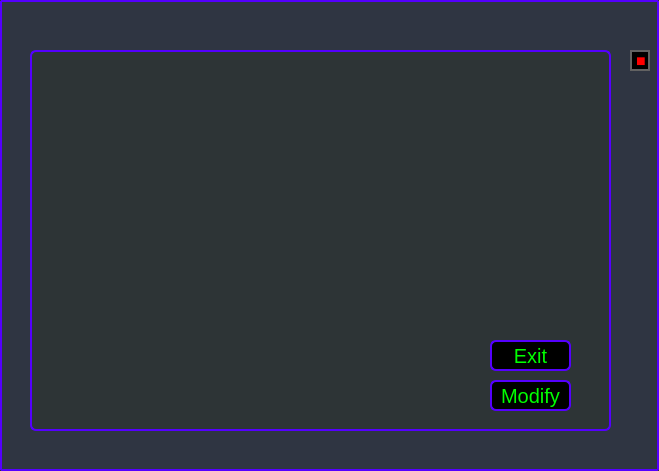
<?xml version="1.0" encoding="UTF-8"?>
<ui version="4.0">
 <class>Input</class>
 <widget class="QWidget" name="Input">
  <property name="geometry">
   <rect>
    <x>0</x>
    <y>0</y>
    <width>659</width>
    <height>471</height>
   </rect>
  </property>
  <property name="windowTitle">
   <string>Form</string>
  </property>
  <property name="styleSheet">
   <string notr="true">background-color:#2f3542;
border-radius: 1px;
font: 9pt &quot;Arial&quot;;
font-size: 20px;
border: 2px solid rgb(85, 0, 255);</string>
  </property>
  <widget class="QTextEdit" name="textEdit">
   <property name="enabled">
    <bool>true</bool>
   </property>
   <property name="geometry">
    <rect>
     <x>30</x>
     <y>50</y>
     <width>581</width>
     <height>381</height>
    </rect>
   </property>
   <property name="styleSheet">
    <string notr="true">border-radius: 6px;
font: 9pt &quot;Arial&quot;;
font-size: 20px;
border: 2px solid rgb(85, 0, 255);
background-color: #2d3436;
color:#00cec9</string>
   </property>
   <property name="html">
    <string>&lt;!DOCTYPE HTML PUBLIC &quot;-//W3C//DTD HTML 4.0//EN&quot; &quot;http://www.w3.org/TR/REC-html40/strict.dtd&quot;&gt;
&lt;html&gt;&lt;head&gt;&lt;meta name=&quot;qrichtext&quot; content=&quot;1&quot; /&gt;&lt;style type=&quot;text/css&quot;&gt;
p, li { white-space: pre-wrap; }
&lt;/style&gt;&lt;/head&gt;&lt;body style=&quot; font-family:'Arial'; font-size:20px; font-weight:400; font-style:normal;&quot;&gt;
&lt;p style=&quot;-qt-paragraph-type:empty; margin-top:0px; margin-bottom:0px; margin-left:0px; margin-right:0px; -qt-block-indent:0; text-indent:0px;&quot;&gt;&lt;br /&gt;&lt;/p&gt;&lt;/body&gt;&lt;/html&gt;</string>
   </property>
  </widget>
  <widget class="QPushButton" name="InputCode">
   <property name="geometry">
    <rect>
     <x>490</x>
     <y>380</y>
     <width>81</width>
     <height>31</height>
    </rect>
   </property>
   <property name="styleSheet">
    <string notr="true">border-radius: 6px;
font: 9pt &quot;Arial&quot;;
font-size: 20px;
border: 2px solid rgb(85, 0, 255);
background-color: #000000;
color: #00FF00;</string>
   </property>
   <property name="text">
    <string>Modify</string>
   </property>
  </widget>
  <widget class="QPushButton" name="ExitBtn">
   <property name="geometry">
    <rect>
     <x>490</x>
     <y>340</y>
     <width>81</width>
     <height>31</height>
    </rect>
   </property>
   <property name="styleSheet">
    <string notr="true">border-radius: 6px;
font: 9pt &quot;Arial&quot;;
font-size: 20px;
border: 2px solid rgb(85, 0, 255);
background-color: #000000;
color: #00FF00;</string>
   </property>
   <property name="text">
    <string>Exit</string>
   </property>
  </widget>
  <widget class="QLabel" name="label">
   <property name="geometry">
    <rect>
     <x>630</x>
     <y>50</y>
     <width>20</width>
     <height>21</height>
    </rect>
   </property>
   <property name="styleSheet">
    <string notr="true">color: rgb(255, 0, 0);
border-radius: 14px;
font: &quot;Arial&quot;;
font-size: 16px;
border: 2px solid rgb(98, 98, 98);
background-color: #000000;</string>
   </property>
   <property name="text">
    <string>■</string>
   </property>
  </widget>
 </widget>
 <resources/>
 <connections/>
</ui>
